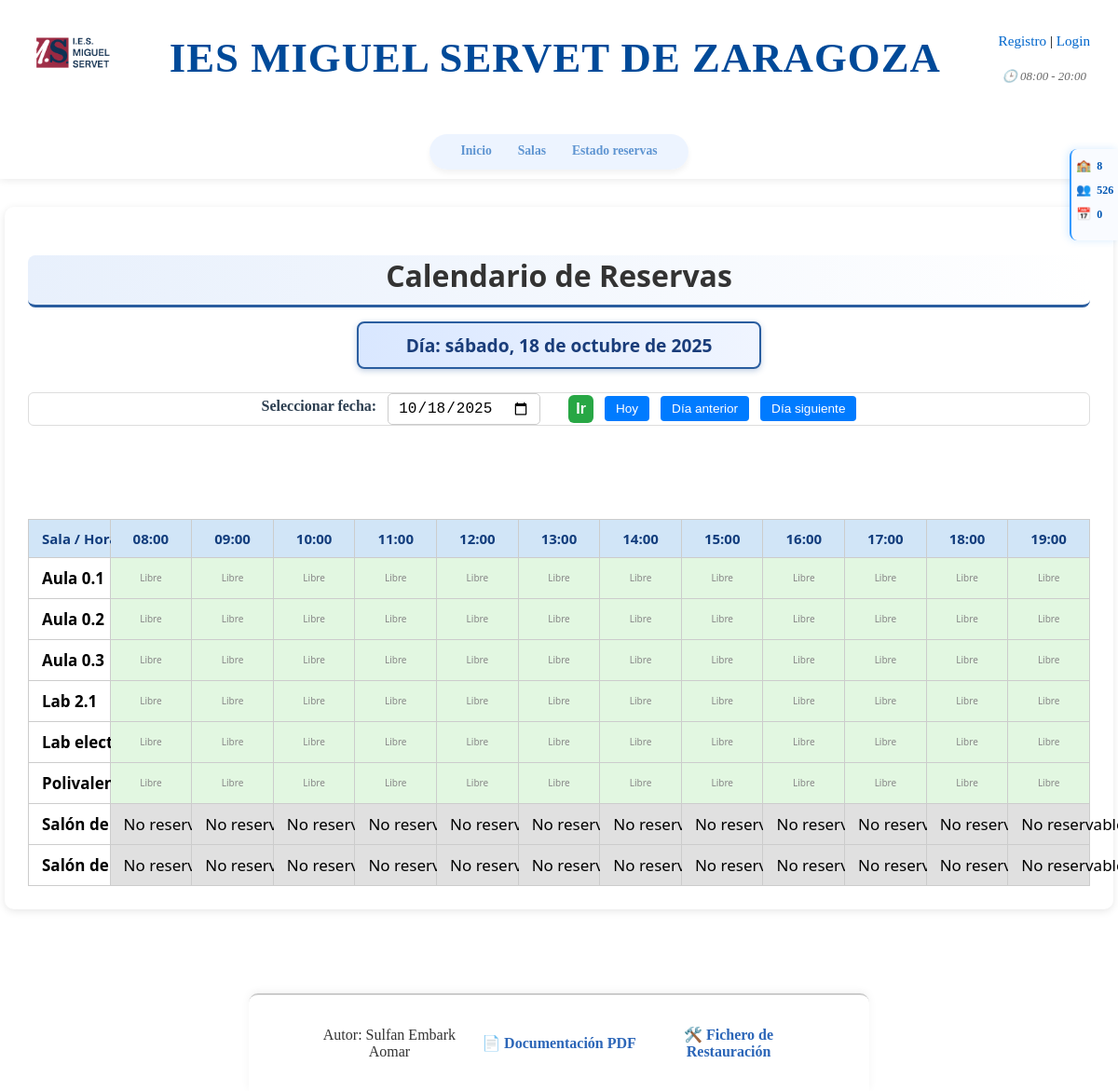
Screenshot of /index.php?page=reservas&fecha=2025-10-18 with the database file from the repository.
### tables this page shows
CREATE TABLE IF NOT EXISTS salas (
    id INT AUTO_INCREMENT PRIMARY KEY,
    nombre VARCHAR(255) NOT NULL,
    ubicacion VARCHAR(255) NOT NULL,
    capacidad INT NOT NULL,
    descripcion TEXT,
    reservable TINYINT(1) NOT NULL
);

### includes/functions.php (called while the page is built, shortened)
<?php
require_once __DIR__ . '/db.php';
function is_logged_in() {
    return isset($_SESSION['usuario']);
}
function get_config($clave) {
    global $db;
    $stmt = $db->prepare("SELECT valor FROM config WHERE clave = :clave");
    $stmt->execute([':clave' => $clave]);
    return $stmt->fetchColumn() ?: '';
}
function fecha_espanol($fecha_iso) {
    $dias = ['domingo', 'lunes', 'martes', 'miércoles', 'jueves', 'viernes', 'sábado'];
    $meses = ['enero', 'febrero', 'marzo', 'abril', 'mayo', 'junio', 'julio',
              'agosto', 'septiembre', 'octubre', 'noviembre', 'diciembre'];
    $timestamp = strtotime($fecha_iso);
    $dia_semana = $dias[date('w', $timestamp)];
    $dia = date('d', $timestamp);
    $mes = $meses[date('n', $timestamp) - 1];
    $anio = date('Y', $timestamp);
    return "$dia_semana, $dia de $mes de $anio";
}

### pages/reservas.php (the view, shortened to what this page needs)
<?php
require_once __DIR__ . '/../includes/functions.php';
$usuario = current_user();
$fecha = $_GET['fecha'] ?? date('Y-m-d');
$mostrar_fecha = date('Y-m-d', strtotime($fecha));
$dia_mostrar = fecha_espanol($mostrar_fecha);
$salas = $db->query("SELECT * FROM salas ORDER BY nombre")->fetchAll(PDO::FETCH_ASSOC);
$reservas_por_sala_hora = [];
$hora_inicio = get_config('hora_apertura') ?: '08:00';
$hora_fin = get_config('hora_cierre') ?: '20:00';
$h_inicio = (int)substr($hora_inicio, 0, 2);
$h_fin = (int)substr($hora_fin, 0, 2);
$horas = [];
for ($h = $h_inicio; $h < $h_fin; $h++) {
    $horas[] = sprintf("%02d:00", $h);
}
?>
<div class="reservas-container">
    <h2 class ="reservas-titulo">Calendario de Reservas</h2>
    <p class = "DiaReservas"><strong>Día:</strong> <?= htmlspecialchars($dia_mostrar) ?></p>
    <form method="get" action="index.php" novalidate>
        <label>Seleccionar fecha:</label>
        <input type="date" name="fecha" value="<?= $mostrar_fecha ?>">
        <button class="button-ir-reservas" type="submit">Ir</button>
        <button type="button" onclick="location.href='index.php?page=reservas&fecha=<?= date('Y-m-d') ?>'">Hoy</button>
        <button type="button" onclick="location.href='index.php?page=reservas&fecha=<?= date('Y-m-d', strtotime($mostrar_fecha . ' -1 day')) ?>'">Día anterior</button>
        <button type="button" onclick="location.href='index.php?page=reservas&fecha=<?= date('Y-m-d', strtotime($mostrar_fecha . ' +1 day')) ?>'">Día siguiente</button>
    </form>
    <div class="tabla-reservas-c-wrapper">
        <table border="0" cellpadding="5" cellspacing="0" class="tabla-reservas-c">
            <thead>
                <tr>
                    <th>Sala / Hora</th>
                    <?php foreach ($horas as $hora): ?>
                        <th><?= $hora ?></th>
                    <?php endforeach; ?>
                </tr>
            </thead>
            <tbody>
                <?php foreach ($salas as $sala): ?>
                    <tr>
                        <td><strong><?= htmlspecialchars($sala['nombre']) ?></strong></td>
                        <?php foreach ($horas as $hora):
                            $reserva = $reservas_por_sala_hora[$sala['id']][$hora] ?? null;
                            if ($reserva): ?>
                            <td
                                class="reservada"
                                style="background-color: <?= $reserva['id_usuario'] == $usuario['id'] ? '#b2f2bb' : '#cce5ff' ?>;"
                                data-fulltext="<?= htmlspecialchars($reserva['motivo']) ?> (<?= htmlspecialchars($reserva['nombre_usuario']) ?>)"
                            >
                                <div class="contenido-reserva">
                                    <?= htmlspecialchars($reserva['motivo']) ?><br>
                                    (<?= htmlspecialchars($reserva['nombre_usuario']) ?>)
                                </div>
                            </td>
                            <?php elseif ($sala['reservable'] == 0): ?>
                                <td style="background-color: #e0e0e0; text-align:center;">No reservable</td>
                            <?php else: ?>
                                <td style="background-color: #e2f7e1;">
                                    <?php if (is_logged_in()): ?>
                                        <form method="post" style="margin:0; font-size: small;" novalidate>
                                            <input type="hidden" name="crear_reserva" value="1">
                                            <input type="hidden" name="fecha" value="<?= $mostrar_fecha ?>">
                                            <input type="hidden" name="id_sala" value="<?= $sala['id'] ?>">
                                            <input type="hidden" name="hora_inicio" value="<?= $hora ?>">
                                            <input type="hidden" name="hora_fin" value="<?= date('H:i', strtotime($hora) + 3600) ?>">
                                            <input type="text" name="motivo" placeholder="Motivo" required style="width: 100%; font-size:10px;">
                                            <button type="submit" style="width: 100%; font-size:10px;">Reservar</button>
                                        </form>
                                    <?php else: ?>
                                        <div style="text-align:center; font-size:10px; color:#888;">
                                            Libre
                                        </div>
                                    <?php endif; ?>
                                </td>
                            <?php endif; ?>
                        <?php endforeach; ?>
                    </tr>
                <?php endforeach; ?>
            </tbody>
        </table>
    </div>
</div>

### assets/css/style.css (style rules this page uses)
html, body { height: 100%; margin: 0; padding: 0; }
body { display: flex; flex-direction: column; min-height: 100vh; }
.reservas-titulo { font-size: 2.2em; text-align: center; color: #2a5d9f; margin-bottom: 25px; padding-bottom: 10px; border-bottom: 3px solid #2a5d9f; font-family: 'Segoe UI', Tahoma, Geneva, Verdana, sans-serif; background: linear-gradient(to right, #e8f0fc, #ffffff); border-radius: 8px; }
.DiaReservas { background: linear-gradient(90deg, #d9e7ff, #f0f5ff); border: 2px solid #2a5d9f; border-radius: 8px; padding: 10px 15px; margin: 10px auto 25px auto; max-width: 400px; font-weight: 600; color: #1a3d7a; box-shadow: 0 2px 6px rgba(42, 93, 159, 0.3); text-align: center; font-family: 'Segoe UI', Tahoma, Geneva, Verdana, sans-serif; font-size: 1.2em; }
.reservas-container { max-width: 95%; margin: 30px auto; background-color: #ffffff; padding: 25px; border-radius: 10px; box-shadow: 0 2px 8px rgba(0,0,0,0.1); overflow: visible; }
.reservas-container h2 { text-align: center; font-size: 2em; margin-bottom: 15px; color: #333; }
.reservas-container form { text-align: center; margin-bottom: 20px; }
.reservas-container input[type="date"] { padding: 6px 10px; font-size: 16px; border-radius: 5px; border: 1px solid #ccc; margin-right: 8px; }
.reservas-container button { padding: 6px 14px; background-color: #2a5d9f; border: none; border-radius: 5px; color: #fff; font-weight: 600; cursor: pointer; transition: background-color 0.25s ease-in-out; font-size: 15px; }
.tabla-reservas-c-wrapper { max-width: 100%; position: relative; overflow: visible; margin-top: 100px; margin-top: 100px; }
.tabla-reservas-c { border-collapse: collapse; width: 100%; table-layout: fixed; min-width: 700px; font-family: 'Segoe UI', Tahoma, Geneva, Verdana, sans-serif; font-size: 17px; user-select: none; }
.tabla-reservas-c th, .tabla-reservas-c td { border: 1px solid #ccc; padding: 10px 14px; text-align: center; vertical-align: middle; white-space: nowrap; text-overflow: ellipsis; max-width: 150px; position: relative; }
.tabla-reservas-c th { background-color: #d1e5f7; color: #123d7d; font-weight: 700; font-size: 15px; }
.button-ir-reservas { margin-left: 10px; background-color: #2a5d9f; border-radius: 4px; color: white; padding: 8px 12px; border: none; cursor: pointer; font-weight: 700; transition: background-color 0.3s ease; }
.reservas-container form { text-align: center; margin-bottom: 20px; max-width: 100% !important; margin-top: 0 !important; background-color: transparent !important; padding: 0 !important; box-shadow: none !important; flex-direction: row !important; flex-wrap: wrap; justify-content: center; align-items: center; gap: 10px; }
form[action="index.php"] { margin: 20px 0; background: #f9f9f9; padding: 12px; border-radius: 6px; border: 1px solid #ddd; display: flex; flex-wrap: nowrap; gap: 12px; align-items: center; overflow-x: auto; }
form[action="index.php"] label { font-weight: bold; white-space: nowrap; }
form[action="index.php"] input, form[action="index.php"] select { padding: 6px; border-radius: 4px; border: 1px solid #ccc; min-width: 120px; }
form[action="index.php"] .mis_reservas_button , form[action="index.php"] button[type="button"] { background-color: #007bff !important; color: white; padding: 6px 12px; font-weight: normal; border-radius: 4px; border: none; cursor: pointer; font-size: 0.85em; }
form button[type="submit"].button-ir-reservas { background-color: #28a745; color: white; padding: 6px 8px; margin-top: 2px; margin-bottom: 2px; font-weight: bold; border-radius: 6px; border: none; cursor: pointer; font-size: 1em; transition: background 0.2s ease-in-out; }
form { max-width: 600px; margin-top: 20px; background-color: #fff; padding: 20px 25px; border-radius: 10px; box-shadow: 0 2px 8px rgba(0,0,0,0.05); display: flex; flex-direction: column; gap: 15px; }
form label { font-weight: bold; color: #2c3e50; margin-bottom: 5px; }
form button[type="submit"] { background-color: #28a745; color: white; padding: 10px 14px; font-weight: bold; border-radius: 6px; border: none; cursor: pointer; font-size: 1em; transition: background 0.2s ease-in-out; }

### rows the page displays
salas: nombre "Aula 0.1", reservable "Libre"
salas: nombre "Aula 0.2", reservable "Libre"
salas: nombre "Aula 0.3", reservable "Libre"
salas: nombre "Lab 2.1", reservable "Libre"
salas: nombre "Lab electrónica", reservable "Libre"
salas: nombre "Polivalente", reservable "Libre"
salas: nombre "Salón de actos", reservable "No reservable"
salas: nombre "Salón de grados", reservable "No reservable"

### other values shown
$nombre_centro "IES MIGUEL SERVET DE ZARAGOZA"
$hora_apertura "08:00"
$hora_cierre "20:00"
get_total_aulas() "8"
get_capacidad_total() "526"
get_reservadas_hoy() "0"
$dia_mostrar "sábado, 18 de octubre de 2025"
$hora "08:00"
$hora "09:00"
$hora "10:00"
$hora "11:00"
$hora "12:00"
$hora "13:00"
$hora "14:00"
$hora "15:00"
